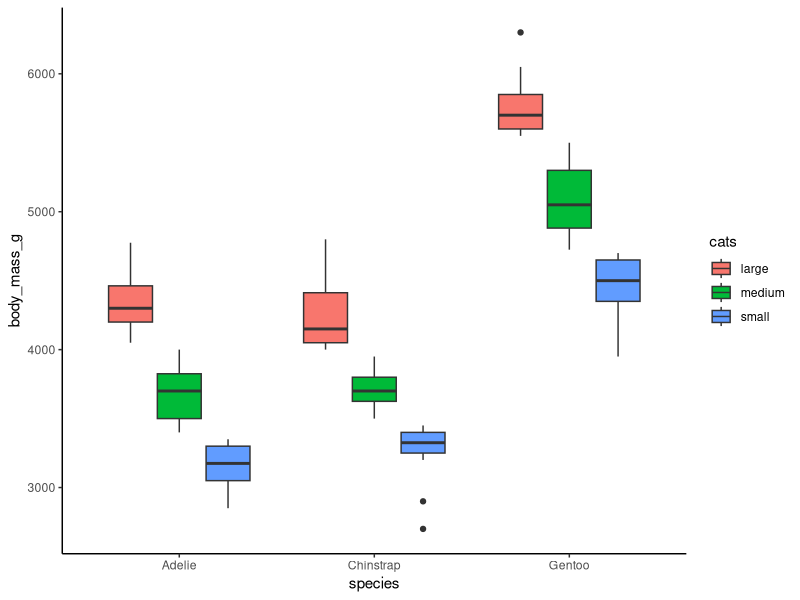

The R source for this figure:
#
# Zoo800 Homework Week 4: Creating your own functions
#

# load in required package
library(palmerpenguins)

# the data set is auomatically populated into the environment 
# (much like functions from a package)
# you can store it as your own object if you like
View(penguins)
df = penguins

########################################################
# Objective 1

# function to convert body mass to categorical variable
convert_to_binary <- function(size, break.point) {
  
  binary_variable <- ifelse(size > break.point, "large", "small") # if number is bigger than threshold, call it "large" otherwise call it "small"
  
  return(binary_variable)
}


# create/format data that matches the arguments the function requires 
# you can just provide the specific body size column as input data here, 
# but see below where it can be useful to provide the entire data frame 
size = penguins$body_mass_g 
break.point = 4000


# see if it worked!
convert_to_binary(size = size, 
                    break.point = break.point)



########################################################
# Objective 2

# function to convert body mass to categorical variable
# (dplyr solution for the tidyverse fans)
convert_to_discrete <- function(data, breaks, labels) {
  
  require(dplyr)
  
  categorized_data <- data %>%
    mutate(
      discrete_variable = case_when(     # case_when is useful for labeling based on conditional statements
        body_mass_g < breaks[1] ~ labels[1],
        body_mass_g >= breaks[1] & body_mass_g < breaks[2] ~ labels[2],
        body_mass_g >= breaks[2] ~ labels[3]
      )
    )
  
  print(categorized_data$discrete_variable)
  
}


# create/format data
data = penguins
breaks = c(3500, 4000)
labels = c("small", "medium", "large")


# see if it worked!
convert_to_discrete(data = data, 
                    breaks = breaks, 
                    labels = labels)




########################################################
# Objective 3

# function to convert body mass to categorical variable
# conditional on species 
convert_to_discrete_spp <- function(data, 
                                    spp, 
                                    breaks, 
                                    labels) {

  cats = vector()

    for(i in 1:length(data)){

        cats[i] <- paste(cut(data[i],
                             breaks = c(-Inf, breaks[[spp[i]]], Inf),
                             labels = unlist(labels[spp[i]]),
                             include.lowest = TRUE,
                             right = TRUE))
    
    
  }  
  
  return(cats)
}


# create / format data
# note: breaks and labels must be lists for the function to work
# it is nice to have these as lists so that different species can have a different number of breaks
data = penguins$body_mass_g

spp = penguins$species

breaks = list(Adelie = c(3500, 4000), 
              Chinstrap = c(3500, 4000), 
              Gentoo = c(4000))

labels = list(Adelie = c("small", "medium", "large"), 
              Chinstrap = c("small", "medium", "large"), 
              Gentoo = c("small", "large"))


# see if it worked!
convert_to_discrete_spp(data = data,
                        spp= spp,
                        breaks = breaks,
                        labels = labels)




########################################################
# Objective 4

# function to convert body mass to categorical variable
# conditional on species 
# with automated break points
convert_to_discrete_spp_auto_bp <- function(data, 
                                            labels) {
  
  require(dplyr) # require is nice inside a function, so that a user doesn't have to remember to load the package

  df = data %>%  # find quantiles by species
    group_by(species) %>%  # this could easily be done in base R, but group_by() in dplyr is very nice, it's the one tidy thing I routinely use
    reframe(breaks = quantile(body_mass_g, probs = c(0.25, 0.75), na.rm = T))
  
  breaks = split(df, df$species) # split() converts a data frame into a list, nice for indexing
  
  cats = vector()
  
  for(i in 1:length(data$species)){
    
    cats[i] <- paste(cut(data$body_mass_g[i],
                         breaks = c(-Inf, breaks[[data$species[i]]]$breaks, Inf),
                         labels = unlist(labels[data$species[i]]),
                         include.lowest = TRUE,
                         right = TRUE))
    
    
  }  
  
  return(cats)
}


# create / format data
data = penguins

# for this example, technically only need one set of "small, medium, large" 
# but could generalize the function to have a different number of breaks for each species 
# so would need species-specific labels
labels = list(Adelie = c("small", "medium", "large"), 
              Chinstrap = c("small", "medium", "large"), 
              Gentoo = c("small", "medium", "large"))

# see if it works!
convert_to_discrete_spp_auto_bp(data, labels)



########################################################
# Objective 5

# function to convert body mass to categorical variable
# conditional on species 
# with automated break points
# and plot results
convert_to_discrete_spp_auto_bp_plot <- function(data, 
                                                 labels) {

# call required functions within the function    
  require(dplyr)
  require(ggplot2)

# group data by species and calculate size quantiles for each  
  df = data %>%
    group_by(species) %>%
    reframe(breaks = quantile(body_mass_g, probs = c(0.25, 0.75), na.rm = T))

# split data into one data frame for each species for looping purposes    
  breaks = split(df, df$species)

# create storage vector    
  cats = vector()
  
  for(i in 1:length(data$species)){ # loop round each species and discretize body size
    
    cats[i] <- paste(cut(data$body_mass_g[i],
                         breaks = c(-Inf, breaks[[data$species[i]]]$breaks, Inf),
                         labels = unlist(labels[data$species[i]]),
                         include.lowest = TRUE,
                         right = TRUE))
    
    
  }  

# append categories to the original data frame and plot  
  data$cats = cats

  ggplot(data, aes(species, body_mass_g, fill = cats)) +
    geom_boxplot() + theme_classic()
    
}


# input data
data = penguins
# now we see the value of providing the full data frame to the function
# can append a new column and then use regular plot funtions easily 

labels = list(Adelie = c("small", "medium", "large"), 
              Chinstrap = c("small", "medium", "large"), 
              Gentoo = c("small", "medium", "large"))

# run function
convert_to_discrete_spp_auto_bp_plot(data, labels)
